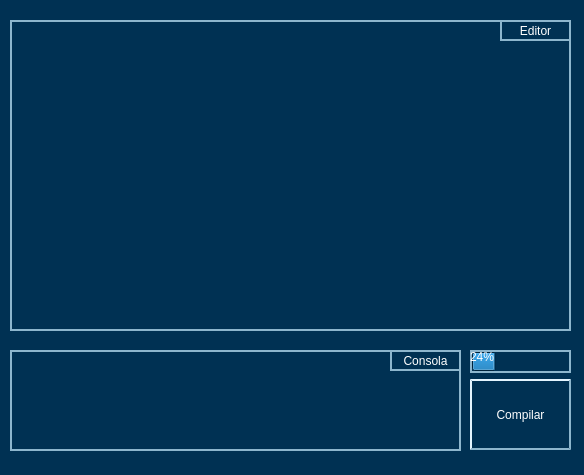
<?xml version="1.0" encoding="UTF-8"?>
<ui version="4.0">
 <class>MainWindow</class>
 <widget class="QMainWindow" name="MainWindow">
  <property name="geometry">
   <rect>
    <x>0</x>
    <y>0</y>
    <width>584</width>
    <height>475</height>
   </rect>
  </property>
  <property name="windowTitle">
   <string>Traductor Completo</string>
  </property>
  <property name="styleSheet">
   <string notr="true">background-color: rgb(0, 49, 83)</string>
  </property>
  <widget class="QWidget" name="centralwidget">
   <widget class="QTextEdit" name="textEdit">
    <property name="geometry">
     <rect>
      <x>10</x>
      <y>20</y>
      <width>561</width>
      <height>311</height>
     </rect>
    </property>
    <property name="styleSheet">
     <string notr="true">color: #FFF;
border: 2px solid rgb(141,182,205);


</string>
    </property>
    <property name="html">
     <string>&lt;!DOCTYPE HTML PUBLIC &quot;-//W3C//DTD HTML 4.0//EN&quot; &quot;http://www.w3.org/TR/REC-html40/strict.dtd&quot;&gt;
&lt;html&gt;&lt;head&gt;&lt;meta name=&quot;qrichtext&quot; content=&quot;1&quot; /&gt;&lt;meta charset=&quot;utf-8&quot; /&gt;&lt;style type=&quot;text/css&quot;&gt;
p, li { white-space: pre-wrap; }
hr { height: 1px; border-width: 0; }
&lt;/style&gt;&lt;/head&gt;&lt;body style=&quot; font-family:'Segoe UI'; font-size:9pt; font-weight:400; font-style:normal;&quot;&gt;
&lt;p style=&quot;-qt-paragraph-type:empty; margin-top:0px; margin-bottom:0px; margin-left:0px; margin-right:0px; -qt-block-indent:0; text-indent:0px;&quot;&gt;&lt;br /&gt;&lt;/p&gt;&lt;/body&gt;&lt;/html&gt;</string>
    </property>
   </widget>
   <widget class="QPushButton" name="pushButton">
    <property name="geometry">
     <rect>
      <x>470</x>
      <y>379</y>
      <width>101</width>
      <height>71</height>
     </rect>
    </property>
    <property name="styleSheet">
     <string notr="true">QPushButton{
    background-color: rgb(0,49,83);
    border-style: outset;
    border-width: 2px;
    border-color: rgb(141,182,205);
	color: #FFF
}
QPushButton:pressed {
    background-color: (141,182,205);
    border-style: inset;
}</string>
    </property>
    <property name="text">
     <string>Compilar</string>
    </property>
   </widget>
   <widget class="QListWidget" name="listWidget">
    <property name="geometry">
     <rect>
      <x>10</x>
      <y>350</y>
      <width>451</width>
      <height>101</height>
     </rect>
    </property>
    <property name="styleSheet">
     <string notr="true">color: rgb(255, 255, 255);
border: 2px solid rgb(141,182,205);</string>
    </property>
   </widget>
   <widget class="QLabel" name="label">
    <property name="geometry">
     <rect>
      <x>390</x>
      <y>350</y>
      <width>71</width>
      <height>21</height>
     </rect>
    </property>
    <property name="styleSheet">
     <string notr="true">color: #FFF;
border: 2px solid rgb(141,182,205);
</string>
    </property>
    <property name="text">
     <string>Consola</string>
    </property>
    <property name="alignment">
     <set>Qt::AlignCenter</set>
    </property>
   </widget>
   <widget class="QProgressBar" name="progressBar">
    <property name="geometry">
     <rect>
      <x>470</x>
      <y>350</y>
      <width>101</width>
      <height>23</height>
     </rect>
    </property>
    <property name="styleSheet">
     <string notr="true">color: #FFF;
border: 2px solid rgb(141,182,205);
</string>
    </property>
    <property name="value">
     <number>24</number>
    </property>
   </widget>
   <widget class="QLabel" name="label_2">
    <property name="geometry">
     <rect>
      <x>500</x>
      <y>20</y>
      <width>71</width>
      <height>21</height>
     </rect>
    </property>
    <property name="styleSheet">
     <string notr="true">color: #FFF;
border: 2px solid rgb(141,182,205);
</string>
    </property>
    <property name="text">
     <string>Editor</string>
    </property>
    <property name="alignment">
     <set>Qt::AlignCenter</set>
    </property>
   </widget>
  </widget>
  <widget class="QStatusBar" name="statusbar">
   <property name="contextMenuPolicy">
    <enum>Qt::PreventContextMenu</enum>
   </property>
  </widget>
 </widget>
 <resources/>
 <connections/>
</ui>
